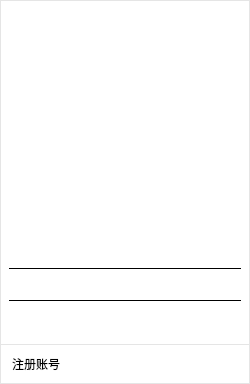
<?xml version="1.0" encoding="UTF-8"?>
<ui version="4.0">
 <class>CLoginWnd</class>
 <widget class="QDialog" name="CLoginWnd">
  <property name="geometry">
   <rect>
    <x>0</x>
    <y>0</y>
    <width>250</width>
    <height>384</height>
   </rect>
  </property>
  <property name="windowTitle">
   <string>登陆</string>
  </property>
  <property name="styleSheet">
   <string notr="true">#CLoginWnd
{
    box-shadow 0px 9px 24px 0px rgba(0, 0, 0, 0.21);
    border:1px solid #E5E5E5;
    background: #FFFFFF;
}
#toolButton_login
{
    background: #FFFFFF;
}

#toolButton_showAdditionalWidget,
#toolButton_login
{
    background: #FFFFFF;
    border:null;
}

#label_separation1,
#label_separation2
{
    border : 1px solid #000000;
}

#lineEdit_userName,
#lineEdit_userPwd
{
    border:null;
    font-family: &quot;microsoft yahei&quot;;
}

#pushButton_register
{
    border:null;
    font-family: &quot;microsoft yahei&quot;;
}

#pushButton_min
{
    color: #99000000;
    border: none;
    font-size: 16px;
    background-color:transparent;
    image: url(&quot;:/images/login/minimize_normal.svg&quot;);
}

#pushButton_min:hover
{
    color: #ff000000;
    image: url(&quot;:/images/login/minimize_hover.svg&quot;);
}

#pushButton_close
{
    color: #99000000;
    border: none;
    font-size: 16px;
    background-color:transparent;
    image: url(&quot;:/images/login/close_normal.svg&quot;);
}

#pushButton_close:hover
{
    color: #ff000000;
    image: url(&quot;:/images/login/close_hover.svg&quot;);
}

#widget_addition
{
    box-shadow 0px 9px 24px 0px rgba(0, 0, 0, 0.21);
    border:1px solid #E5E5E5;
}</string>
  </property>
  <layout class="QVBoxLayout" name="verticalLayout">
   <property name="spacing">
    <number>0</number>
   </property>
   <property name="leftMargin">
    <number>0</number>
   </property>
   <property name="topMargin">
    <number>0</number>
   </property>
   <property name="rightMargin">
    <number>0</number>
   </property>
   <property name="bottomMargin">
    <number>0</number>
   </property>
   <item>
    <widget class="QWidget" name="widget_title" native="true">
     <property name="sizePolicy">
      <sizepolicy hsizetype="Preferred" vsizetype="Preferred">
       <horstretch>0</horstretch>
       <verstretch>0</verstretch>
      </sizepolicy>
     </property>
     <property name="minimumSize">
      <size>
       <width>244</width>
       <height>32</height>
      </size>
     </property>
     <property name="maximumSize">
      <size>
       <width>16777215</width>
       <height>32</height>
      </size>
     </property>
     <layout class="QHBoxLayout" name="horizontalLayout_3">
      <property name="spacing">
       <number>0</number>
      </property>
      <property name="leftMargin">
       <number>0</number>
      </property>
      <property name="topMargin">
       <number>0</number>
      </property>
      <property name="rightMargin">
       <number>0</number>
      </property>
      <property name="bottomMargin">
       <number>0</number>
      </property>
      <item>
       <spacer name="horizontalSpacer_5">
        <property name="orientation">
         <enum>Qt::Horizontal</enum>
        </property>
        <property name="sizeHint" stdset="0">
         <size>
          <width>165</width>
          <height>20</height>
         </size>
        </property>
       </spacer>
      </item>
      <item>
       <widget class="QPushButton" name="pushButton_min">
        <property name="sizePolicy">
         <sizepolicy hsizetype="Preferred" vsizetype="Preferred">
          <horstretch>0</horstretch>
          <verstretch>0</verstretch>
         </sizepolicy>
        </property>
        <property name="minimumSize">
         <size>
          <width>32</width>
          <height>32</height>
         </size>
        </property>
        <property name="maximumSize">
         <size>
          <width>32</width>
          <height>32</height>
         </size>
        </property>
        <property name="text">
         <string/>
        </property>
       </widget>
      </item>
      <item>
       <widget class="QPushButton" name="pushButton_close">
        <property name="sizePolicy">
         <sizepolicy hsizetype="Preferred" vsizetype="Preferred">
          <horstretch>0</horstretch>
          <verstretch>0</verstretch>
         </sizepolicy>
        </property>
        <property name="minimumSize">
         <size>
          <width>32</width>
          <height>32</height>
         </size>
        </property>
        <property name="maximumSize">
         <size>
          <width>32</width>
          <height>32</height>
         </size>
        </property>
        <property name="text">
         <string/>
        </property>
       </widget>
      </item>
     </layout>
    </widget>
   </item>
   <item>
    <widget class="QWidget" name="widget_body" native="true">
     <property name="minimumSize">
      <size>
       <width>0</width>
       <height>312</height>
      </size>
     </property>
     <property name="maximumSize">
      <size>
       <width>16777215</width>
       <height>312</height>
      </size>
     </property>
     <layout class="QVBoxLayout" name="verticalLayout_2">
      <property name="spacing">
       <number>0</number>
      </property>
      <property name="leftMargin">
       <number>9</number>
      </property>
      <property name="topMargin">
       <number>0</number>
      </property>
      <property name="rightMargin">
       <number>9</number>
      </property>
      <property name="bottomMargin">
       <number>0</number>
      </property>
      <item>
       <widget class="QWidget" name="widget_image" native="true">
        <property name="minimumSize">
         <size>
          <width>0</width>
          <height>212</height>
         </size>
        </property>
        <property name="maximumSize">
         <size>
          <width>16777215</width>
          <height>212</height>
         </size>
        </property>
        <layout class="QGridLayout" name="gridLayout" rowstretch="1,3,1" columnstretch="1,2,1">
         <property name="leftMargin">
          <number>0</number>
         </property>
         <property name="topMargin">
          <number>0</number>
         </property>
         <property name="rightMargin">
          <number>0</number>
         </property>
         <property name="bottomMargin">
          <number>0</number>
         </property>
         <property name="spacing">
          <number>0</number>
         </property>
         <item row="0" column="0" rowspan="3">
          <spacer name="horizontalSpacer">
           <property name="orientation">
            <enum>Qt::Horizontal</enum>
           </property>
           <property name="sizeHint" stdset="0">
            <size>
             <width>54</width>
             <height>20</height>
            </size>
           </property>
          </spacer>
         </item>
         <item row="0" column="1">
          <spacer name="verticalSpacer">
           <property name="orientation">
            <enum>Qt::Vertical</enum>
           </property>
           <property name="sizeHint" stdset="0">
            <size>
             <width>20</width>
             <height>31</height>
            </size>
           </property>
          </spacer>
         </item>
         <item row="0" column="2" rowspan="3">
          <spacer name="horizontalSpacer_2">
           <property name="orientation">
            <enum>Qt::Horizontal</enum>
           </property>
           <property name="sizeHint" stdset="0">
            <size>
             <width>53</width>
             <height>20</height>
            </size>
           </property>
          </spacer>
         </item>
         <item row="1" column="1">
          <widget class="QLabel" name="label_image">
           <property name="minimumSize">
            <size>
             <width>120</width>
             <height>160</height>
            </size>
           </property>
           <property name="text">
            <string/>
           </property>
           <property name="scaledContents">
            <bool>true</bool>
           </property>
          </widget>
         </item>
         <item row="2" column="1">
          <spacer name="verticalSpacer_2">
           <property name="orientation">
            <enum>Qt::Vertical</enum>
           </property>
           <property name="sizeHint" stdset="0">
            <size>
             <width>20</width>
             <height>31</height>
            </size>
           </property>
          </spacer>
         </item>
        </layout>
       </widget>
      </item>
      <item>
       <widget class="QLineEdit" name="lineEdit_userName">
        <property name="sizePolicy">
         <sizepolicy hsizetype="Preferred" vsizetype="Preferred">
          <horstretch>0</horstretch>
          <verstretch>0</verstretch>
         </sizepolicy>
        </property>
        <property name="minimumSize">
         <size>
          <width>0</width>
          <height>24</height>
         </size>
        </property>
        <property name="echoMode">
         <enum>QLineEdit::Normal</enum>
        </property>
       </widget>
      </item>
      <item>
       <widget class="QLabel" name="label_separation1">
        <property name="minimumSize">
         <size>
          <width>0</width>
          <height>1</height>
         </size>
        </property>
        <property name="maximumSize">
         <size>
          <width>16777215</width>
          <height>1</height>
         </size>
        </property>
        <property name="text">
         <string/>
        </property>
       </widget>
      </item>
      <item>
       <spacer name="verticalSpacer_3">
        <property name="orientation">
         <enum>Qt::Vertical</enum>
        </property>
        <property name="sizeHint" stdset="0">
         <size>
          <width>20</width>
          <height>8</height>
         </size>
        </property>
       </spacer>
      </item>
      <item>
       <widget class="QWidget" name="widget_pwdAndLogin" native="true">
        <property name="minimumSize">
         <size>
          <width>0</width>
          <height>24</height>
         </size>
        </property>
        <layout class="QHBoxLayout" name="horizontalLayout">
         <property name="spacing">
          <number>0</number>
         </property>
         <property name="leftMargin">
          <number>6</number>
         </property>
         <property name="topMargin">
          <number>0</number>
         </property>
         <property name="rightMargin">
          <number>6</number>
         </property>
         <property name="bottomMargin">
          <number>0</number>
         </property>
         <item>
          <widget class="QLineEdit" name="lineEdit_userPwd">
           <property name="sizePolicy">
            <sizepolicy hsizetype="Expanding" vsizetype="Preferred">
             <horstretch>0</horstretch>
             <verstretch>0</verstretch>
            </sizepolicy>
           </property>
           <property name="echoMode">
            <enum>QLineEdit::Password</enum>
           </property>
          </widget>
         </item>
         <item>
          <widget class="QToolButton" name="toolButton_login">
           <property name="text">
            <string/>
           </property>
           <property name="icon">
            <iconset resource="Wordnote2.qrc">
             <normaloff>:/images/login/login_black.svg</normaloff>:/images/login/login_black.svg</iconset>
           </property>
          </widget>
         </item>
        </layout>
       </widget>
      </item>
      <item>
       <widget class="QLabel" name="label_separation2">
        <property name="minimumSize">
         <size>
          <width>0</width>
          <height>1</height>
         </size>
        </property>
        <property name="maximumSize">
         <size>
          <width>16777215</width>
          <height>1</height>
         </size>
        </property>
        <property name="text">
         <string/>
        </property>
       </widget>
      </item>
      <item>
       <spacer name="verticalSpacer_4">
        <property name="orientation">
         <enum>Qt::Vertical</enum>
        </property>
        <property name="sizeHint" stdset="0">
         <size>
          <width>20</width>
          <height>11</height>
         </size>
        </property>
       </spacer>
      </item>
      <item>
       <widget class="QWidget" name="widget_expand" native="true">
        <property name="minimumSize">
         <size>
          <width>0</width>
          <height>32</height>
         </size>
        </property>
        <layout class="QHBoxLayout" name="horizontalLayout_2">
         <property name="spacing">
          <number>0</number>
         </property>
         <property name="leftMargin">
          <number>0</number>
         </property>
         <property name="topMargin">
          <number>0</number>
         </property>
         <property name="rightMargin">
          <number>0</number>
         </property>
         <property name="bottomMargin">
          <number>0</number>
         </property>
         <item>
          <spacer name="horizontalSpacer_3">
           <property name="orientation">
            <enum>Qt::Horizontal</enum>
           </property>
           <property name="sizeHint" stdset="0">
            <size>
             <width>97</width>
             <height>20</height>
            </size>
           </property>
          </spacer>
         </item>
         <item>
          <widget class="QToolButton" name="toolButton_showAdditionalWidget">
           <property name="text">
            <string/>
           </property>
           <property name="icon">
            <iconset resource="Wordnote2.qrc">
             <normaloff>:/images/login/arrow_down.png</normaloff>:/images/login/arrow_down.png</iconset>
           </property>
          </widget>
         </item>
         <item>
          <spacer name="horizontalSpacer_4">
           <property name="orientation">
            <enum>Qt::Horizontal</enum>
           </property>
           <property name="sizeHint" stdset="0">
            <size>
             <width>97</width>
             <height>20</height>
            </size>
           </property>
          </spacer>
         </item>
        </layout>
       </widget>
      </item>
     </layout>
    </widget>
   </item>
   <item>
    <widget class="QWidget" name="widget_addition" native="true">
     <property name="minimumSize">
      <size>
       <width>0</width>
       <height>0</height>
      </size>
     </property>
     <property name="maximumSize">
      <size>
       <width>16777215</width>
       <height>16777215</height>
      </size>
     </property>
     <layout class="QHBoxLayout" name="horizontalLayout_5">
      <property name="leftMargin">
       <number>12</number>
      </property>
      <item>
       <widget class="QPushButton" name="pushButton_register">
        <property name="text">
         <string>注册账号</string>
        </property>
       </widget>
      </item>
      <item>
       <spacer name="horizontalSpacer_6">
        <property name="orientation">
         <enum>Qt::Horizontal</enum>
        </property>
        <property name="sizeHint" stdset="0">
         <size>
          <width>169</width>
          <height>20</height>
         </size>
        </property>
       </spacer>
      </item>
     </layout>
    </widget>
   </item>
  </layout>
 </widget>
 <resources>
  <include location="Wordnote2.qrc"/>
 </resources>
 <connections/>
</ui>
